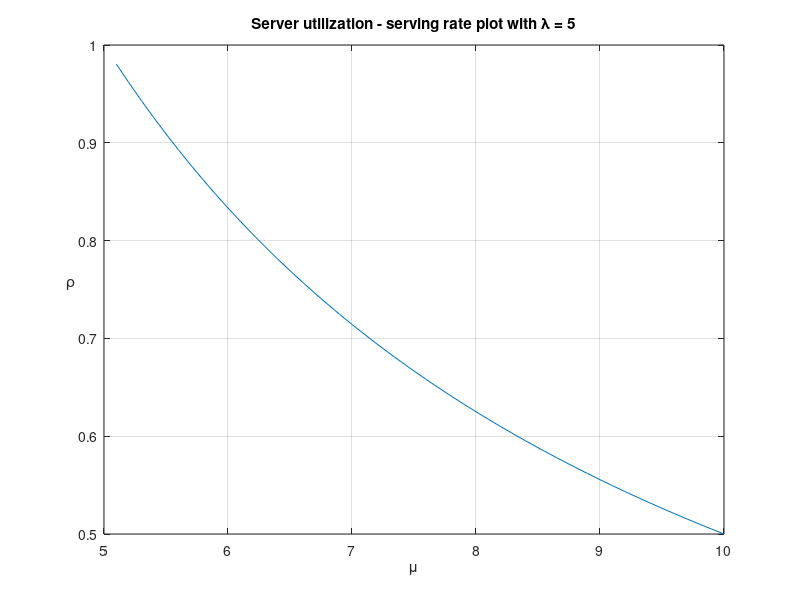
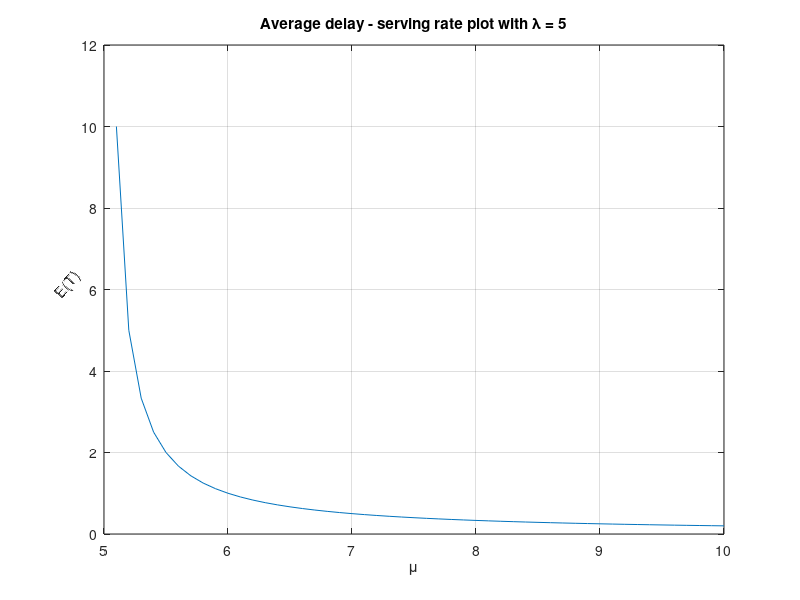
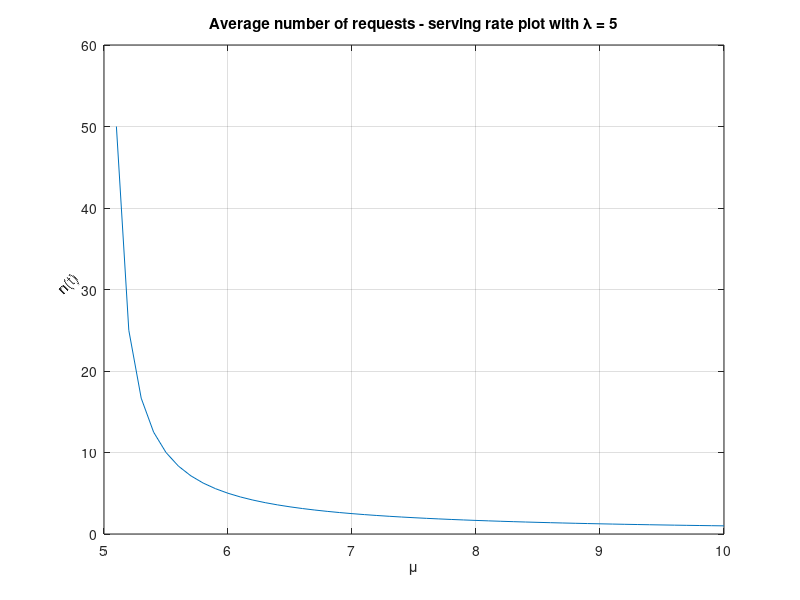
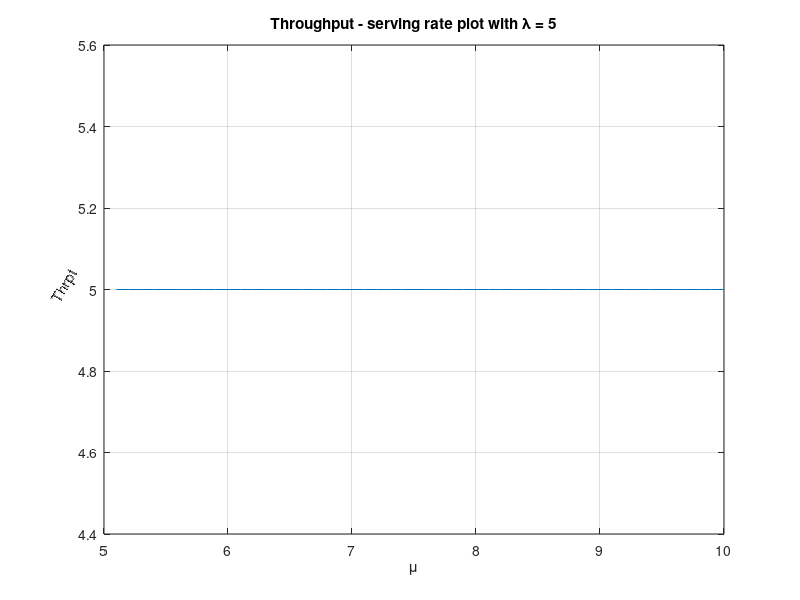

The MATLAB script that drew these images, in order:
pkg load queueing;
pkg load statistics;


clc;
clear all;
close all;

% M/M/1 queue analysis

samples = 51;

lambda = 5 * ones(1, samples-1);
mu = linspace(5,10, samples);
mu = mu(2:end);

[U, R, Q, X, ~] = qsmm1(lambda, mu);

% Utilization to serving rate plot

figure(1);
plot(mu, U);
ylabel('\rho', 'Rotation', 0);
xlabel('\mu');
grid on;
title('Server utilization - serving rate plot with \lambda = 5');

% Average delay to serving rate plot
% E(T) = \frac{1}{mu - lambda}

figure(2);
plot(mu, R);
ylabel('E(T)', 'Rotation', 50);
xlabel('\mu');
grid on;
title('Average delay - serving rate plot with \lambda = 5');

% Average number of requests to server serving rate plot

figure(3);
plot(mu, Q);
ylabel('n(t)', 'Rotation', 45);
xlabel('\mu');
grid on;
title('Average number of requests - serving rate plot with \lambda = 5');

% Throughput to server serving rate plot

figure(4);
plot(mu, X);
ylabel('Thrpt', 'Rotation', 60);
xlabel('\mu');
grid on;
title('Throughput - serving rate plot with \lambda = 5');

%% Comparing systems with two servers

% M/M/2
lambda = 10;
mu = 10;

[~, R, ~, ~, ~] = qsmmm(lambda, mu, 2);

disp(['The average delay for M/M/2 with mu = 10 is ', num2str(R)]);

% 2 M/M/1

lambdas = [5, 5];
mus = [10, 10];

[~, R, ~, ~, ~] = qsmm1(lambdas, mus);


disp(['The average delay for 2x M/M/1 with mu = 10 is ', num2str(mean(R))]);

%% system M/M/1/4
lambda = 5;
mu = 10;
states = [0,1,2,3,4]; % system with capacity 4 states
initial_state = [1,0,0,0,0];

% births and deaths
births_B = ones(1,4);
for i = 1:length(births_B)
  births_B(i) = lambda/i;
endfor

deaths_D = mu *  ones(1,4);

% step i.
% get the transition matrix of the birth-death process
transition_matrix = ctmcbd(births_B,deaths_D);

disp('The trainsition matrix is:');
disp(transition_matrix);

% step ii.
% get the ergodic probabilities of the system
P = ctmc(transition_matrix);

disp('The ergodic probabilities are:');
disp(P);

% plot the ergodic probabilities (bar for bar chart)
figure(5);
bar(states,P,"r",0.5);

% step iii
% average number of customers in the system
avg_customers = sum(states.*P);

disp('The average number of customers is:');
disp(avg_customers);

% step v
% Transient probabilities for all states
for i = 1:length(states)
  Prob = [];
  index = 0;
  TMax = 50
  for T=0:0.01:50
    index = index + 1;
    Pi = ctmc(transition_matrix,T,initial_state);
    Prob(index) = Pi(i);
    if (abs(Pi(i) - P(i)) < 0.01 * P(i))
      break;
    endif
  endfor

  T = 0:0.01:T;
  figure(5+i);
  plot(T,Prob,"r","linewidth",1.3);
  title(["Transient response for state ", num2str(i-1)])
  xlabel("Time");
  ylabel("Probability");
endfor

% step vi

% Transient probabilities for all states
j = 0;
for mu = [1, 5, 20]
  j= j+1;
  deaths_D = mu *  ones(1,4);
  transition_matrix = ctmcbd(births_B,deaths_D);
  P = ctmc(transition_matrix);
  hf = figure(10+j);
  
  for i = 1:length(states)
    Prob = [];
    index = 0;
    for T=0:0.01:100
      index = index + 1;
      Pi = ctmc(transition_matrix,T,initial_state);
      Prob(index) = Pi(i);
      if (abs(Pi(i) - P(i)) < 0.01 * P(i))
        break;
      endif
    endfor

    T = 0:0.01:T;
    subplot(3,2,i);
    plot(T,Prob,"r","linewidth",1.3);
    title(["Transient response for state ", num2str(i-1)])
    xlabel("Time");
    ylabel("Probability");
  endfor
endfor